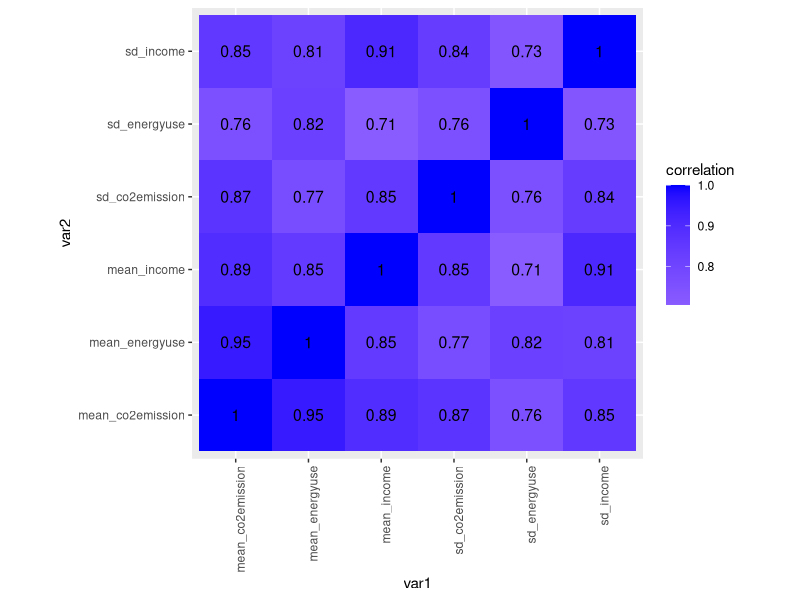
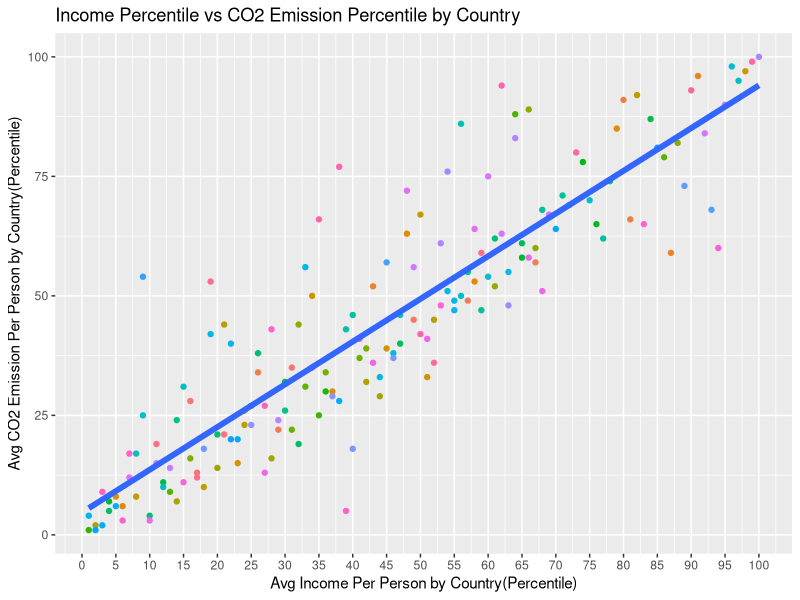
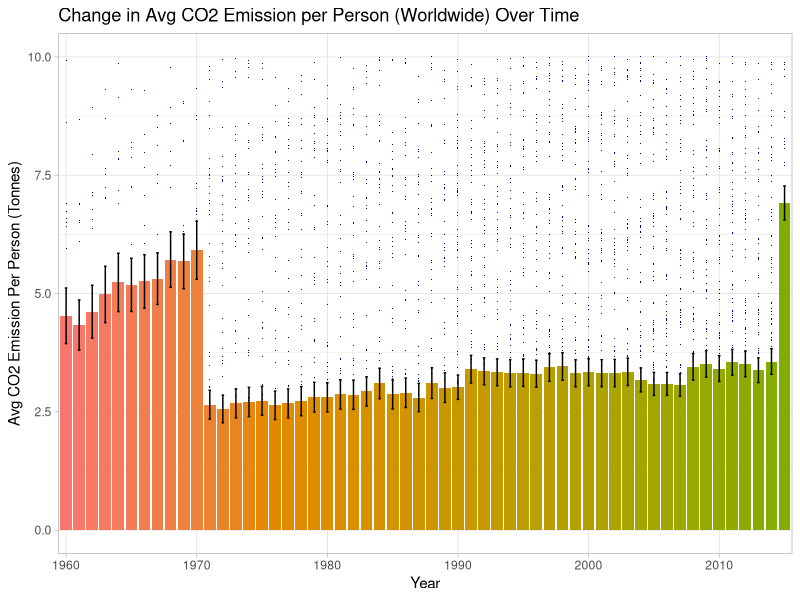
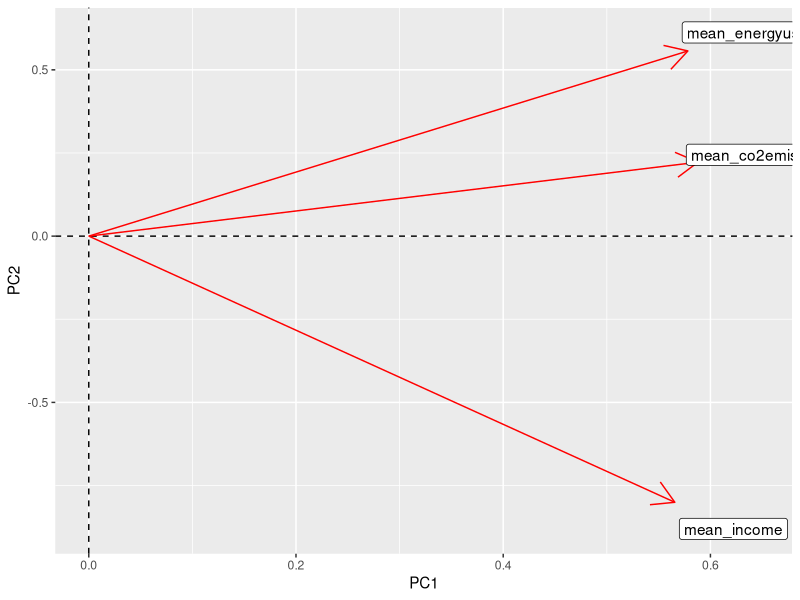

Write R code to recreate these figures, in order.
## ---- chunk 1
knitr::opts_chunk$set(echo = TRUE)
## ---- chunk 2

library(dplyr)
library(ggplot2)
library(ggrepel)
library(tidyr)
library(tidyverse)

co2emissions <- read_csv("co2_emissions_tonnes_per_person.csv")

avgincome<- read_csv("income_per_person_gdppercapita_ppp_inflation_adjusted.csv")

avgenergyuse <- read_csv("energy_use_per_person.csv")




head(avgincome)
head(co2emissions)
head(avgenergyuse)


## ---- chunk 3
#My datasets were not tidy so I tidyed them before joining them

avgincomes <- avgincome %>% pivot_longer(c(2:242), names_to = "year", values_to= "avg income per person")
head(avgincomes)
avgco2<- co2emissions
avgCO2use<- avgco2 %>% pivot_longer(c(2:220), names_to = "year", values_to= "avg co2 consumption per person")
head(avgCO2use)
averageEnergyUSE <- avgenergyuse %>% pivot_longer(c(2:57), names_to = "year", values_to= "avg energy consumption per person")
#These pivot longer functions allow year to be a column rather than a row for each data set. This makes the data easier to work with.
head(averageEnergyUSE)

#I joined my data in two steps, I used left join both times because I wanted to match all the data sets based on "country" and "year
joiningpt1 <- left_join(avgCO2use, avgincomes, by=c("country", "year"))
head(joiningpt1)

totaldata <- left_join(joiningpt1, averageEnergyUSE, by=c("country", "year"))
totaldata <- left_join(joiningpt1, averageEnergyUSE, by=c("country", "year"))
head(totaldata)
## ---- chunk 4
totaldata %>% summarize_all(funs(sum(is.na(.))))
noNAtotaldata <- na.omit(totaldata)
## ---- chunk 5
totalaverages <- noNAtotaldata%>%group_by(country)%>% summarise_at(vars(-year), funs(mean(., na.rm=TRUE)))

head(totalaverages)



#I decided that I wanted to make every column of data on similar scales, so I made each one into a percentile with 100 being the country that had the highest value in each column. I then removed the non-percentile columns.
totalpercentiles <- totalaverages %>% mutate('co2_pctile' = ntile(`avg co2 consumption per person`, 100)) %>% mutate('income_pctile' = ntile(`avg income per person`, 100)) %>% mutate('energyuse_pctile' = ntile(`avg energy consumption per person`, 100)) %>% select(-"avg co2 consumption per person") %>% select(-"avg income per person") %>% select(-"avg energy consumption per person")

head(totalpercentiles) 
## ---- chunk 6
#I grouped my data by country and arranged it in descending order of "co2_pctile" so I could get a quick idea about if my predictions at the beginning of my project were correct or not. From a quick look, it would appear as if they were (ex:Qatar is in the 100th percentile for avg income per person, avg energy use per person, and avg co2 emissions per person)
totalpercentiles %>% group_by(country) %>% arrange(desc(co2_pctile)) %>% head()

#I wanted to get an idea of where the United States ranks (which percentile) in each of the categories  
totalpercentiles %>% filter(country== "United States")


noNAdataframe<- data.frame(noNAtotaldata)
## ---- chunk 7
noNAdataframe %>% group_by(country=="United States") %>% summarise(n())


datasummary <- noNAdataframe %>% group_by(country) %>% summarize(mean_co2emission=mean(avg.co2.consumption.per.person), mean_income=mean(avg.income.per.person), mean_energyuse= mean(avg.energy.consumption.per.person),sd_co2emission=sd(avg.co2.consumption.per.person), sd_income=sd(avg.income.per.person), sd_energyuse= sd(avg.energy.consumption.per.person))

#The standard deviation columns give us the average standard deviation for each category, from all recorded years per country. 

head(datasummary)

## ---- chunk 8
 
datasummary %>% summary()
#I then filtered out the United States so I could compare our country to the world wide averages.
datasummary %>% filter(country=="United States")
19.40714/4.96425 #CO2 Emissions
35419.64/14252.3  #Income
7421.25/1867.6  #Energy Use
## ---- chunk 9
totalpercentiles %>% filter(country== "United States")

#I was then curious about the difference between the averaged overall mean for each category compared to the median mean of each category
datasummary  %>% summarise(median(mean_income), mean(mean_income), median(mean_co2emission), mean(mean_co2emission), median(mean_energyuse), mean(mean_energyuse))
## ---- chunk 10
datasummary %>% summarise(sd(mean_co2emission), sd(mean_income), sd(mean_energyuse)) 
## ---- chunk 11
datasummary  %>% filter(mean_co2emission== max(mean_co2emission))  
datasummary  %>% filter(mean_co2emission== min(mean_co2emission))
datasummary  %>% filter(mean_income== max(mean_income))  
datasummary  %>% filter(mean_income== min(mean_income))
datasummary  %>% filter(mean_energyuse== max(mean_energyuse))  
datasummary  %>% filter(mean_energyuse== min(mean_energyuse))
## ---- chunk 12

datasummary %>%summarize(cor(mean_co2emission, mean_energyuse, use="pair"))
datasummary %>%summarize(cor(mean_co2emission, mean_income, use="pair"))
datasummary %>%summarize(cor(mean_income, mean_energyuse, use="pair"))
#I first looked at these correlations, because I was not super interested in my "SD" variables. I found that they each had strong positive correlations with one another.

cormatrix <- datasummary %>% select_if(is.numeric) %>% cor(use="pair")

tidymatrix <- cormatrix  %>% as.data.frame %>% rownames_to_column("var1") %>%
pivot_longer(-1,names_to="var2",values_to="correlation")
## ---- chunk 13
tidymatrix %>% ggplot(aes(var1,var2,fill=correlation)) +geom_tile() +scale_fill_gradient2(low="red",mid="white",high="blue") +geom_text(aes(label=round(correlation,2)),color = "black", size = 4) +theme(axis.text.x = element_text(angle = 90, hjust=1)) + coord_fixed()

## ---- chunk 14

ggplot(data = totalpercentiles, aes(x = income_pctile, y = co2_pctile, color=country)) + geom_point() + scale_x_continuous(breaks = seq(0,100,by = 5)) + ggtitle("Income Percentile vs CO2 Emission Percentile by Country")  + labs(y="Avg CO2 Emission Per Person by Country(Percentile)", x = "Avg Income Per Person by Country(Percentile)") + theme(legend.position = "none") + geom_smooth(aes(group = 1), size = 2, method = "lm", se = FALSE) 
 
## ---- chunk 15

ggplot(noNAdataframe, aes(year,avg.co2.consumption.per.person, fill=year)) + geom_point(aes(fill=country), shape=".", color="darkblue")+ geom_bar(stat="summary", aes(year,avg.co2.consumption.per.person), fun = "mean") + geom_errorbar(stat="summary", width= .2) + xlim(1960,2015) + ylim(0,10)+ scale_x_discrete(breaks = seq(1960, 2015,by = 10))+labs(y="Avg CO2 Emission Per Person (Tonnes)", x = "Year")+ theme_light() + theme(legend.position = "none") + ggtitle("Change in Avg CO2 Emission per Person (Worldwide) Over Time")  

## ---- chunk 16
#For this I scaled my data and rid it of unwanted variables.
PCdata<- datasummary %>% select(-c(country, sd_co2emission, sd_income, sd_energyuse)) %>% scale() %>%prcomp()
#Allows us to see the variance each pc is responsible for
PCdata

#I then performed PCA by giving a correlation matrix to eigen
eig1 <- datasummary %>% select(-c(country, sd_co2emission, sd_income, sd_energyuse)) %>% cor() %>% eigen()
#Allows us to see the eigen values and makes a matrix
eig1
#Looked at the variance in my data that each PC is responsible for
summary(PCdata)

datasummary %>% select(mean_co2emission, mean_income, mean_energyuse) %>% cor


## ---- chunk 17
PCdata$rotation[,1:2]%>%as.data.frame%>%rownames_to_column%>%ggplot()+geom_hline(aes(yintercept=0),lty=2)+ geom_vline(aes(xintercept=0),lty=2)+ylab("PC2")+xlab("PC1")+
geom_segment(aes(x=0,y=0,xend=PC1,yend=PC2),arrow=arrow(),col="red")+
geom_label(aes(x=PC1*1.1,y=PC2*1.1,label=rowname))


